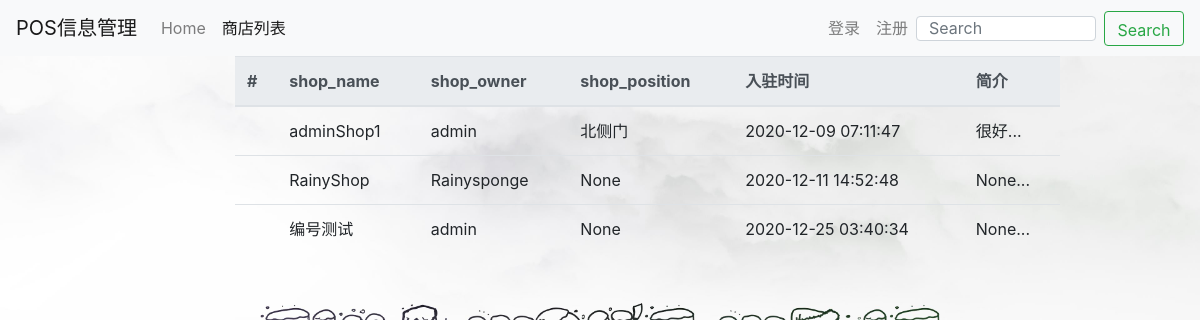
Screenshot of /store/shop_list/ with the database file from the repository.
### store/models.py (models this page shows)
class Shop(models.Model):
    shop_id = models.CharField(max_length=12, null=True)  # 商店编号————为一个用户开多个店铺做准备
    shop_name = models.CharField(max_length=32, null=True)
    shop_owner = models.ForeignKey(User, null=True, on_delete=models.CASCADE)
    shop_position = models.CharField(max_length=32, null=True)
    phone_number = models.CharField(max_length=11, null=True)
    contends = models.TextField(null=True)
    create_time = models.DateTimeField(auto_now_add=True)
    last_update = models.DateTimeField(auto_now=True)
    is_active = models.BooleanField(default=True)

### store/views.py (the view)
# urls.py: path('shop_list/', views.shop_list, name='shop_list'),
def shop_list(request):
    shops = Shop.objects.all
    context = {}
    context['shop_list'] = shops
    return render(request, 'store/shop_list.html', context)

### store/templates/store/shop_list.html (shortened to what this page needs)
{% extends 'base.html' %}
{% block shopList %}active{% endblock %}
{% block bodyBack %}
<body background="/media/back4.jpeg" style="background-repeat:no-repeat ;background-size:100%,100%; background-attachment: fixed;">
{% endblock %}
{% block content %}
    <div class="container">
        <div class="row">
            <div class="col-md-2">
            </div>
            <div class="col-md-9">
                <table class="table">
                    <thead class="thead-light">
                      <tr>
                        <th scope="col">#</th>
                        <th scope="col">shop_name</th>
                        <th scope="col">shop_owner</th>
                        <th scope="col">shop_position</th>
                        <th scope="col">入驻时间</th>
                        <th scope="col">简介</th>
                      </tr>
                    </thead>
                    <tbody>
                        {% for shop in shop_list %}
                            {% if shop.is_active %}
                                <tr>
                                    <th scope="row"></th>
                                    <td>{{ shop.shop_name }}</td>
                                    <td>{{ shop.shop_owner }}</td>
                                    <td>{{ shop.shop_position }}</td>
                                    <td>{{ shop.create_time|date:"Y-m-d H:i:s" }}</td>
                                    <td>{{ shop.contends|truncatechars:"5" }}...</td>
                                </tr>
                            {% endif %}
                        {% empty %}
                            <p>没有数据哦~</p>
                        {% endfor %}
                    </tbody>
                </table>
            </div>
        </div>
    </div>
{% endblock %}

### rows the page displays
Shop: shop_name "adminShop1", shop_owner "admin", shop_position "北侧门", create_time "2020-12-09 07:11:47", contends "很好"
Shop: shop_name "RainyShop", shop_owner "Rainysponge", shop_position "None", create_time "2020-12-11 14:52:48", contends "None"
Shop: shop_name "编号测试", shop_owner "admin", shop_position "None", create_time "2020-12-25 03:40:34", contends "None"
